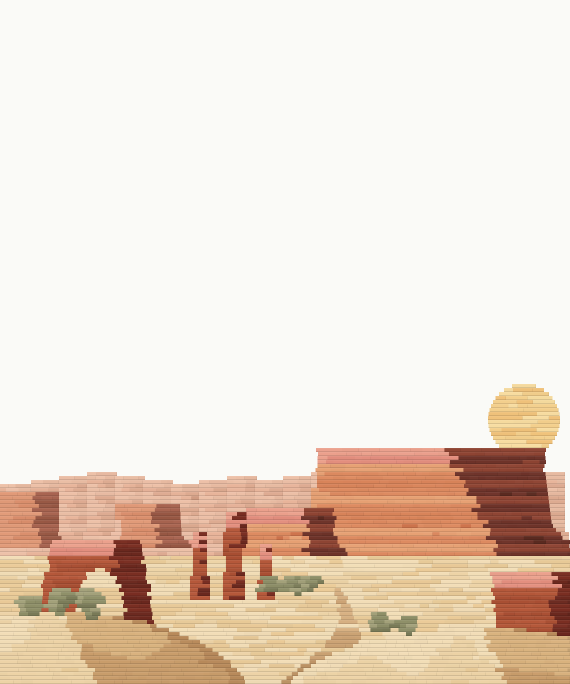
#> input picture web/src/ui/art/strata/pages/desert.webp, 1140 x 1368 px, given in place of ref.png, which was not available (shown at 1/2 size)
$ python compare.py ../../../../web/src/ui/art/strata/pages/desert.webp ../../../../web/src/ui/art/strata/pages/fields.webp ../../../../web/src/ui/art/strata/pages/fields.webp
#> lines starting #> are read from the running program, lines starting #| are printed output that depends on the picture
"""Side by side for a blind judge: reference and attempt in random order, labelled A and B.
The answer is written to answers.txt, which the judge never sees."""
import random, sys
from PIL import Image, ImageDraw, ImageFont

attempt, out, rnd = sys.argv[1], sys.argv[2], sys.argv[3]
ref = Image.open("ref.png").convert("RGB")
#> ref is the input picture: PIL image 1140x1368 RGB; mean R, G, B 235.4, 220.5, 206.9
mine = Image.open(attempt).convert("RGB").resize(ref.size, Image.LANCZOS)
pair = [("reference", ref), ("attempt", mine)]
random.SystemRandom().shuffle(pair)
W, H = ref.size
#> W = 1140; H = 1368
sheet = Image.new("RGB", (W * 2 + 60, H + 70), (232, 232, 230))
d = ImageDraw.Draw(sheet)
try:
    f = ImageFont.truetype("/System/Library/Fonts/Helvetica.ttc", 30)
except Exception:
    f = None
for i, (_, im) in enumerate(pair):
    x = 20 + i * (W + 20)
    sheet.paste(im, (x, 20))
    d.text((x + W // 2 - 10, H + 28), "AB"[i], fill=(20, 20, 20), font=f)
#> this loop made 2 passes
#> x on passes 1 to 2: 20, 1180
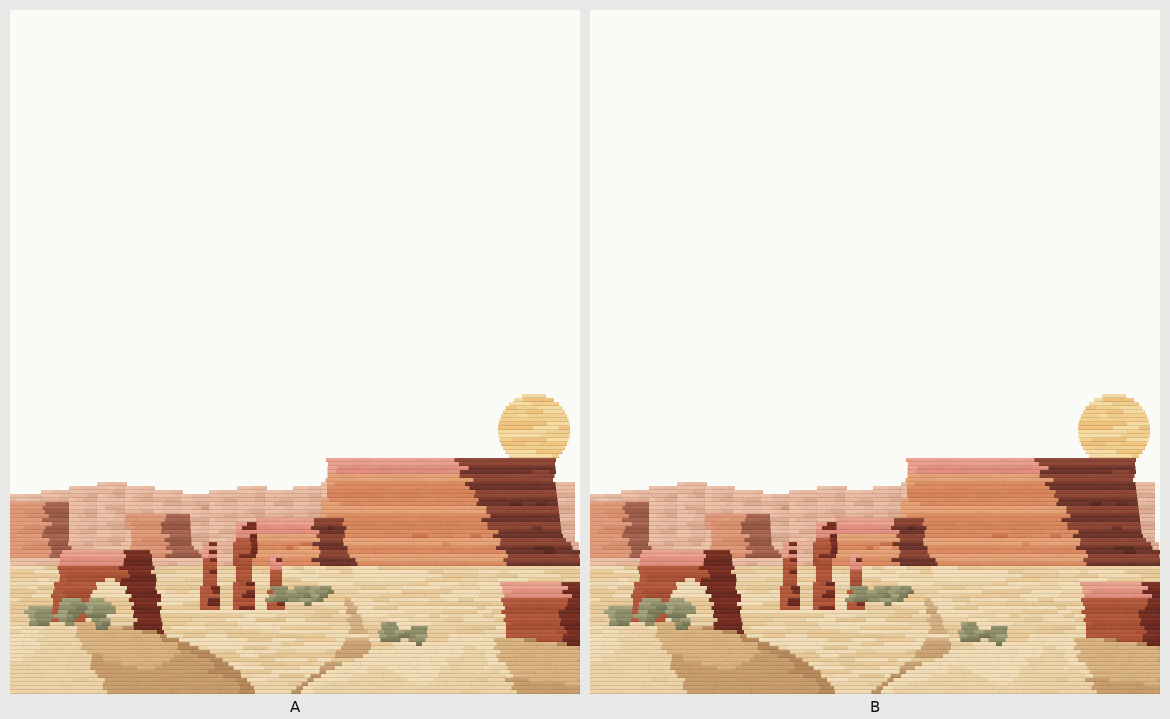
#> sheet: PIL image 2340x1438 RGB (shown at 1/2 size); mean R, G, B 235.2, 221.3, 208.6
sheet.save(out)
with open("answers.txt", "a") as fh:
    fh.write(f"round {rnd}: A={pair[0][0]} B={pair[1][0]}\n")
print("saved")

$ run again, on web/src/ui/art/strata/pages/fields.webp
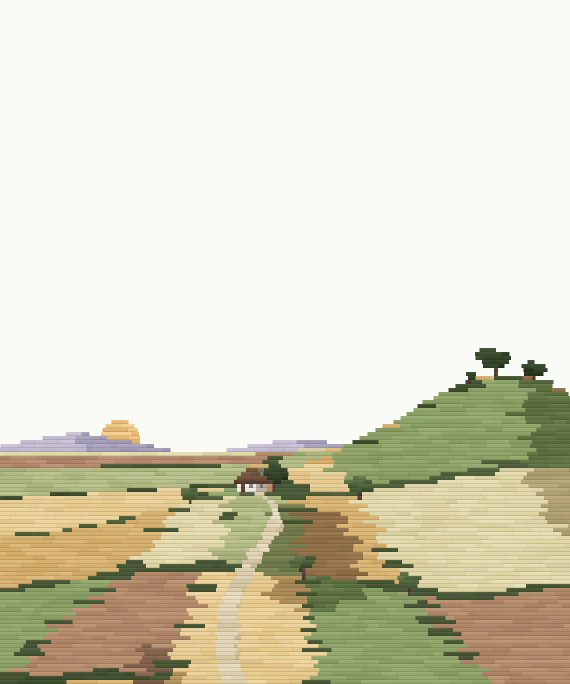
#> input picture web/src/ui/art/strata/pages/fields.webp, 1140 x 1368 px, given in place of ref.png, which was not available (shown at 1/2 size)
#> ref is the input picture: PIL image 1140x1368 RGB; mean R, G, B 219, 215.7, 196.9
#> the loop `for i, (_, im) in enumerate(pair):` made 2 passes
#> x on passes 1 to 2: 20, 1180
#> after the loop `for i, (_, im) in enumerate(pair):`:
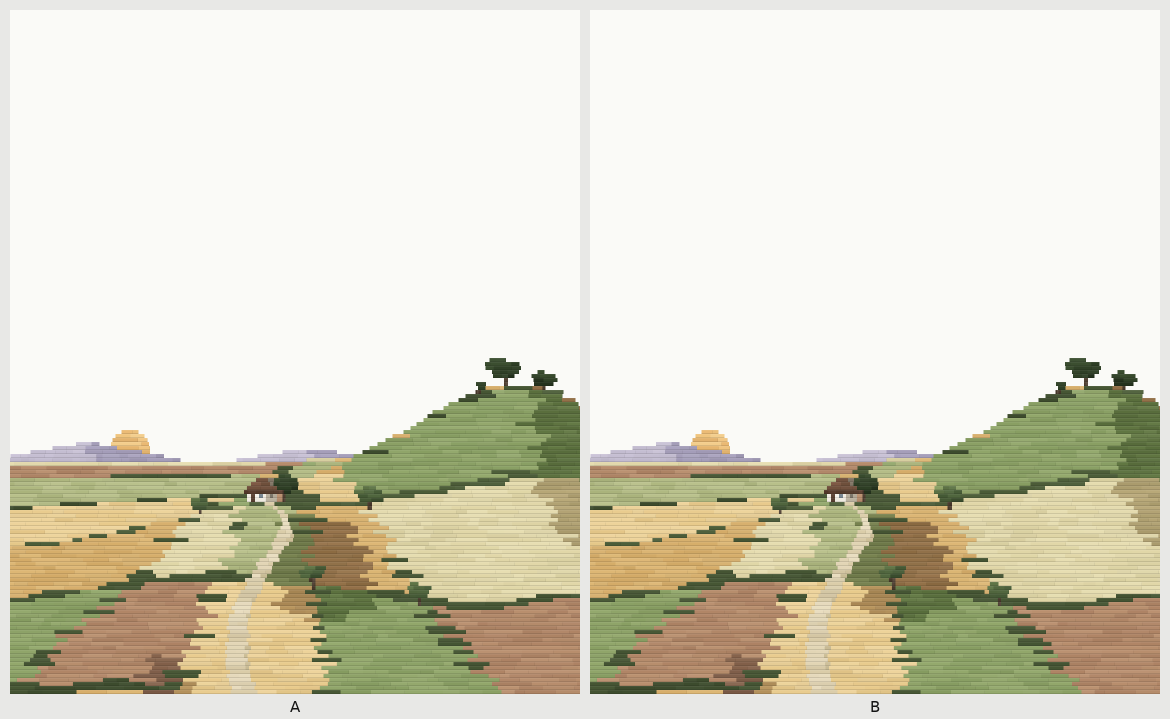
#> sheet: PIL image 2340x1438 RGB (shown at 1/2 size); mean R, G, B 220, 216.9, 199.3

$ run again, on web/src/ui/art/strata/pages/forest.webp
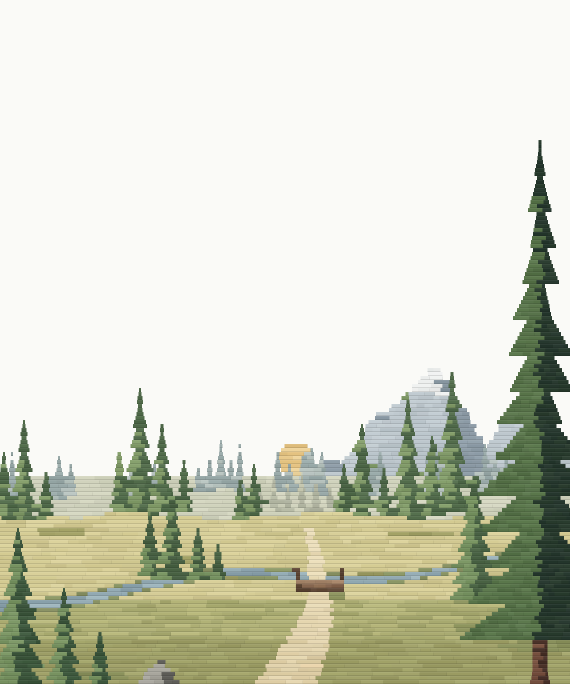
#> input picture web/src/ui/art/strata/pages/forest.webp, 1140 x 1368 px, given in place of ref.png, which was not available (shown at 1/2 size)
#> ref is the input picture: PIL image 1140x1368 RGB; mean R, G, B 211.6, 214.4, 198.3
#> the loop `for i, (_, im) in enumerate(pair):` made 2 passes
#> x on passes 1 to 2: 20, 1180
#> after the loop `for i, (_, im) in enumerate(pair):`:
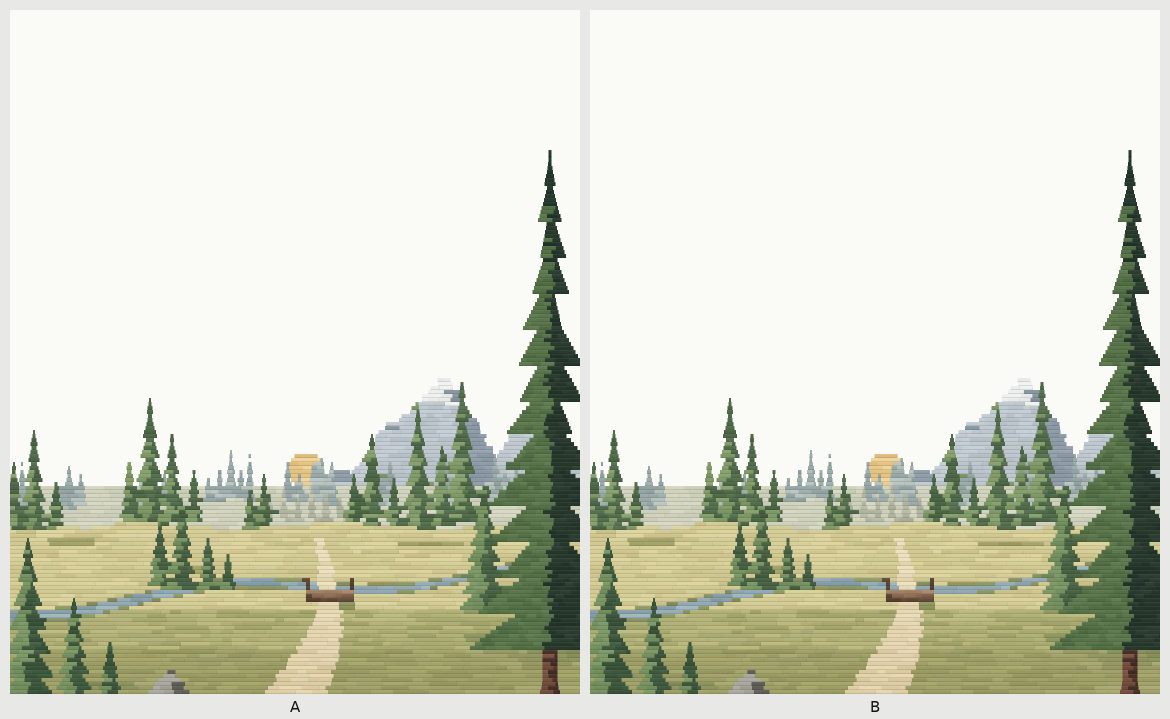
#> sheet: PIL image 2340x1438 RGB (shown at 1/2 size); mean R, G, B 213, 215.6, 200.6
